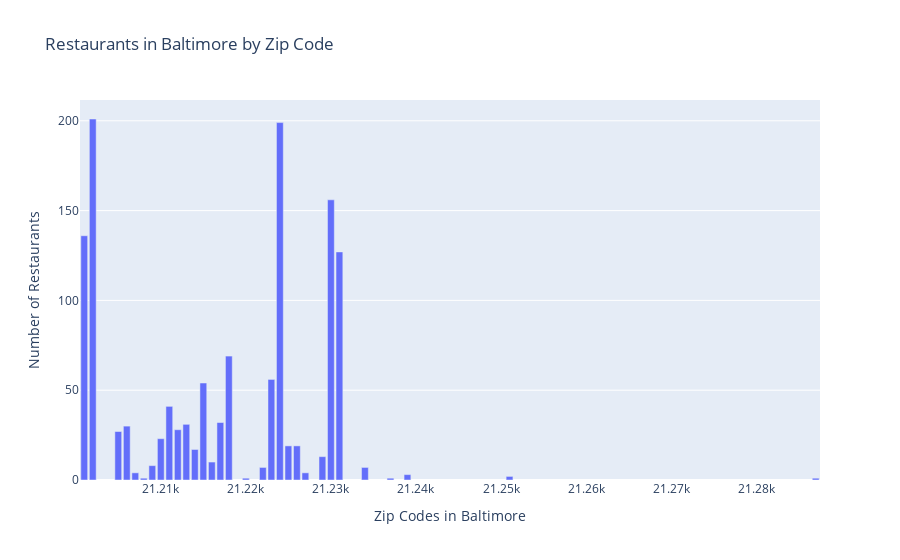

Notebook source saved alongside this figure:
### Code cell
# Plot of number of restaurants by zipcode
Plot2

### Figure 1 — Plotly figure (JSON) as saved in the notebook; plotly's stock layout.template omitted (floating-point values rounded to 4 significant figures)
{"data": [{"alignmentgroup": "True", "hoverlabel": {"namelength": 0}, "hovertemplate": "Zip Codes in Baltimore=%{x}<br>Number of Restaurants=%{y}", "legendgroup": "", "marker": {"color": "#636efa"}, "name": "", "offsetgroup": "", "orientation": "v", "showlegend": false, "textposition": "auto", "type": "bar", "x": [21201, 21202, 21205, 21206, 21207, 21208, 21209, 21210, 21211, 21212, 21213, 21214, 21215, 21216, 21217, 21218, 21220, 21222, 21223, 21224, 21225, 21226, 21227, 21229, 21230, 21231, 21234, 21237, 21239, 21251, 21287], "xaxis": "x", "y": [136, 201, 27, 30, 4, 1, 8, 23, 41, 28, 31, 17, 54, 10, 32, 69, 1, 7, 56, 199, 19, 19, 4, 13, 156, 127, 7, 1, 3, 2, 1], "yaxis": "y"}], "layout": {"barmode": "relative", "legend": {"tracegroupgap": 0}, "title": {"text": "Restaurants in Baltimore by Zip Code"}, "xaxis": {"anchor": "y", "domain": [0, 1], "title": {"text": "Zip Codes in Baltimore"}}, "yaxis": {"anchor": "x", "domain": [0, 1], "title": {"text": "Number of Restaurants"}}}}
